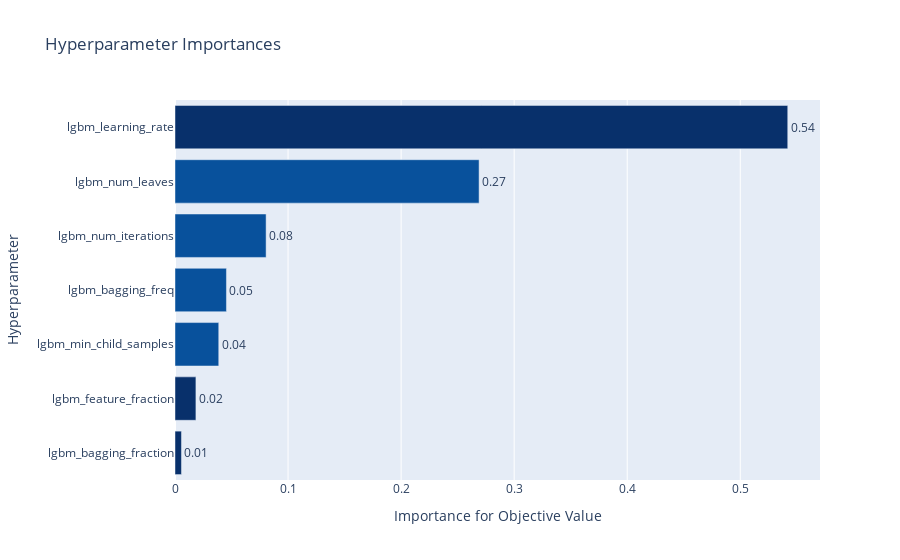

The code cell stored with this chart in its notebook:
### Code cell
model.plot_opt_param_importances()

### Figure 1 — Plotly figure (JSON) as saved in the notebook; plotly's stock layout.template omitted (floating-point values rounded to 4 significant figures)
{"data": [{"cliponaxis": false, "hovertemplate": ["lgbm_bagging_fraction (DiscreteUniformDistribution): 0.005716899859224229<extra></extra>", "lgbm_feature_fraction (DiscreteUniformDistribution): 0.01850486812609516<extra></extra>", "lgbm_min_child_samples (IntLogUniformDistribution): 0.03870118905190653<extra></extra>", "lgbm_bagging_freq (IntUniformDistribution): 0.045512768004702234<extra></extra>", "lgbm_num_iterations (IntUniformDistribution): 0.08058077964216688<extra></extra>", "lgbm_num_leaves (IntLogUniformDistribution): 0.26897907909988467<extra></extra>", "lgbm_learning_rate (LogUniformDistribution): 0.5420044162160202<extra></extra>"], "marker": {"color": ["rgb(8,48,107)", "rgb(8,48,107)", "rgb(8,81,156)", "rgb(8,81,156)", "rgb(8,81,156)", "rgb(8,81,156)", "rgb(8,48,107)"]}, "orientation": "h", "text": ["0.005716899859224229", "0.01850486812609516", "0.03870118905190653", "0.045512768004702234", "0.08058077964216688", "0.26897907909988467", "0.5420044162160202"], "textposition": "outside", "texttemplate": "%{text:.2f}", "type": "bar", "x": [0.005717, 0.0185, 0.0387, 0.04551, 0.08058, 0.269, 0.542], "y": ["lgbm_bagging_fraction", "lgbm_feature_fraction", "lgbm_min_child_samples", "lgbm_bagging_freq", "lgbm_num_iterations", "lgbm_num_leaves", "lgbm_learning_rate"]}], "layout": {"showlegend": false, "title": {"text": "Hyperparameter Importances"}, "xaxis": {"title": {"text": "Importance for Objective Value"}}, "yaxis": {"title": {"text": "Hyperparameter"}}}}
